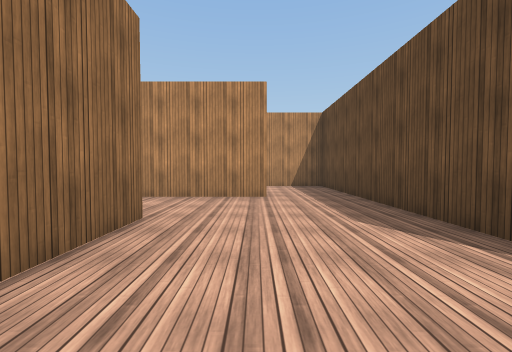
[1] (above)

16 first-person views from a walk through a 3-D level made in the Unity game engine. The camera is 1.3 m above the floor, tilts 2° down and sees 90° across. The floor is counted in squares, 2 m on a side. Each view is taken from the middle of a square. On the plan, view 1 faces up. The plan holds only what a view shows up to about 9 squares ahead; the rest is blank. The place goes on beyond the plan. Surface patterns are stand-ins for the level's own textures.

[2]
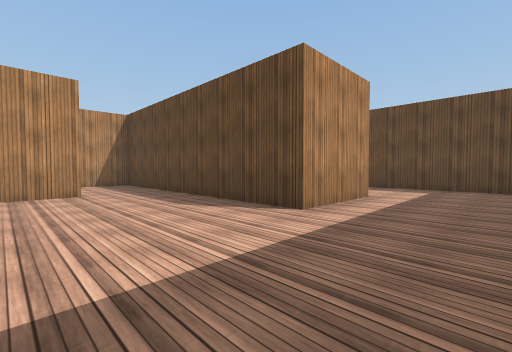

[3]
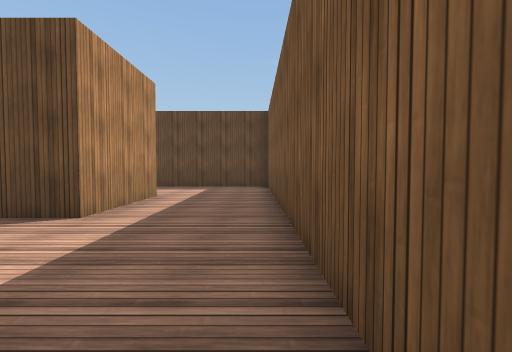

[4]
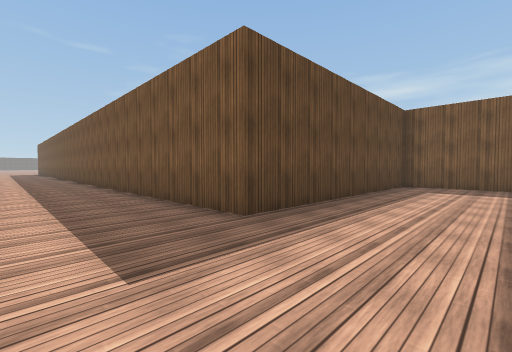

[5]
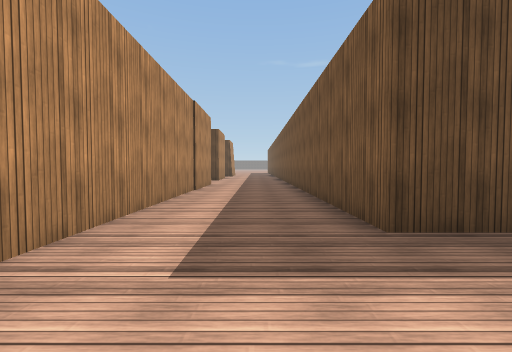

[6]
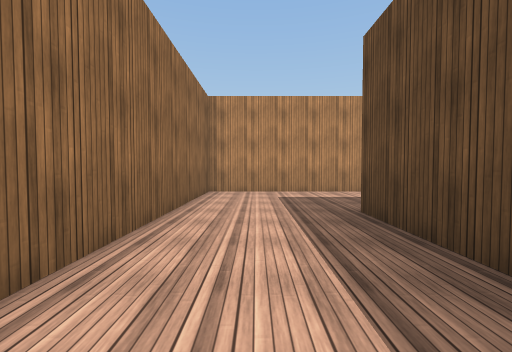

[7]
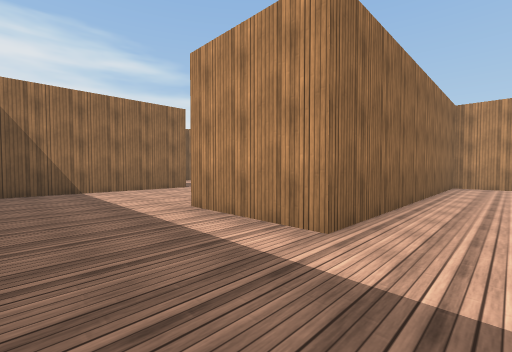

[8]
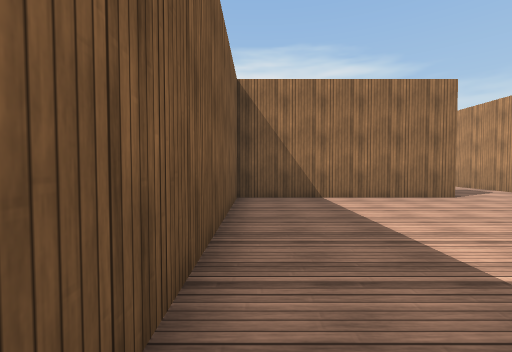

[9]
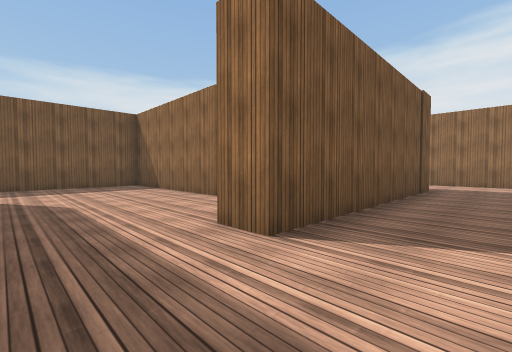

[10]
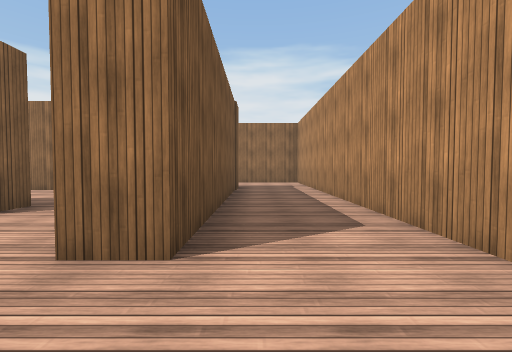

[11]
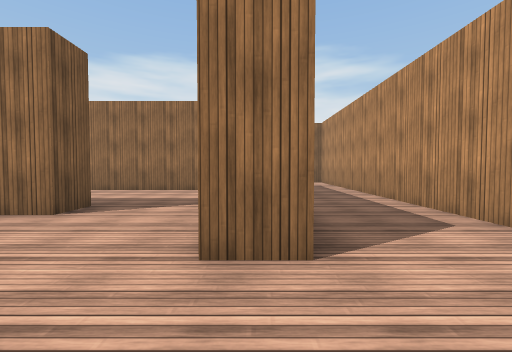

[12]
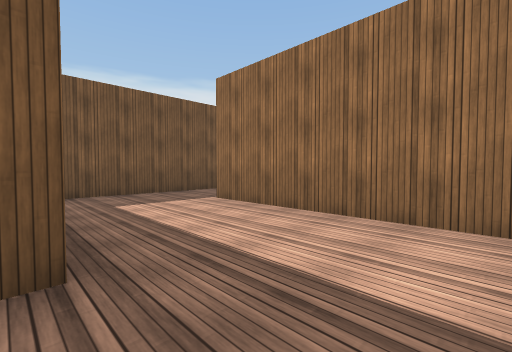

[13]
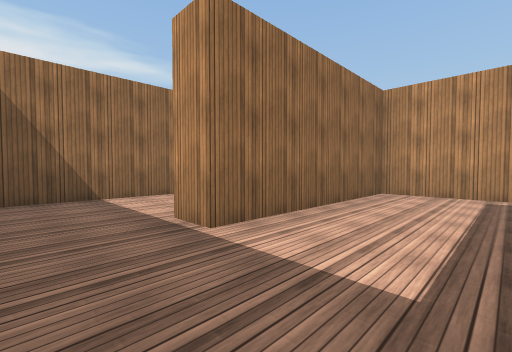

[14]
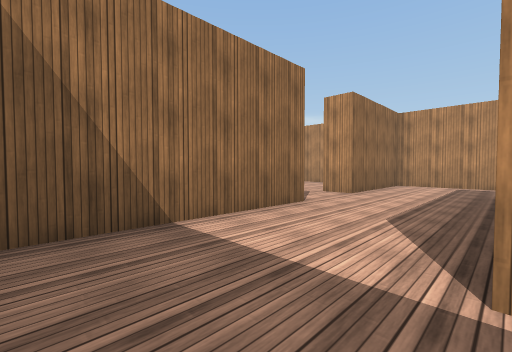

[15]
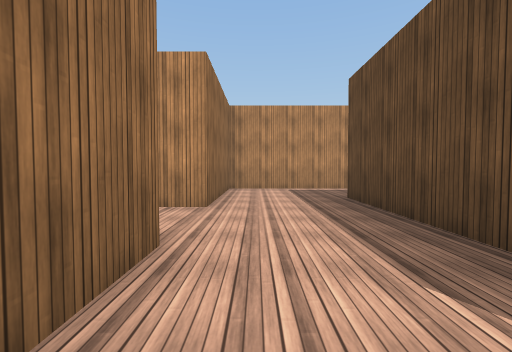

[16]
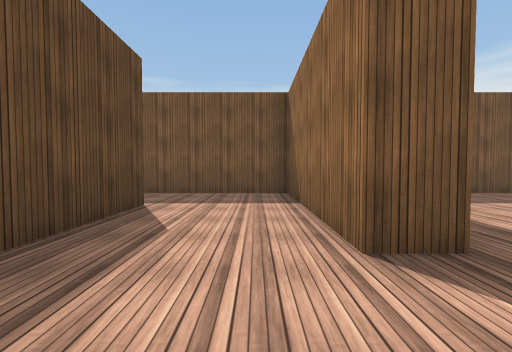

### Floor plan
Ten units are one square. View 1 is at (0, 0); x grows to the right and y downward. Boxes are objects, and circles mark ways between rooms. Rooms are numbered by the first view taken in them; rooms with no view inside come last. Other rooms are left out.
<svg viewBox="-95 -93 235 112">
<path fill="none" stroke="#000" d="M2 -56 -25 -56M-24 -33 -14 -33 -14 14 75 14 75 -57 135 -57M135 -88 48 -88 48 -12 22 -12 22 -56M-60 -54 -60 -64 2 -64 2 -56M22 -56 22 -88 -88 -88 -88 -52M-56 14 -29 14M-25 -56 -52 -56 -52 -6M-88 -33 -88 14 -56 14M-52 -6 -60 -6 -60 -54"/>
<circle cx="15" cy="-60" r="3" fill="#2a7"/>
<circle cx="-20" cy="-45" r="3" fill="#2a7"/>
<circle cx="-75" cy="-60" r="3" fill="#2a7"/>
<circle cx="-60" cy="5" r="3" fill="#2a7"/>
<text x="50" y="-40">1</text>
<text x="-30" y="-70">2</text>
<text x="-40" y="-20">3</text>
<text x="-70" y="-20">4</text>
</svg>
Room 1 opens to room 2. Room 1 opens to room 3. Room 2 opens to room 4. Room 3 opens to room 4.

Where each view was taken, in squares from view 1:
view 1: 0 up, 0 right, facing up
view 2: 1 down, 1 left, facing up-right
view 3: 1 down, 1 left, facing right
view 4: 8 up, 5 right, facing down-right
view 5: 7 up, 5 right, facing right
view 6: 2 up, 6 right, facing up
view 7: 1 down, 6 right, facing up-left
view 8: 1 down, 4 right, facing left
view 9: 8 up, 2 right, facing down-left
view 10: 7 up, 2 right, facing left
view 11: 6 up, 2 right, facing left
view 12: 5 up, 2 left, facing down-left
view 13: 1 down, 3 left, facing up-left
view 14: 1 down, 6 left, facing up-left
view 15: 1 up, 8 left, facing up
view 16: 5 up, 8 left, facing down
